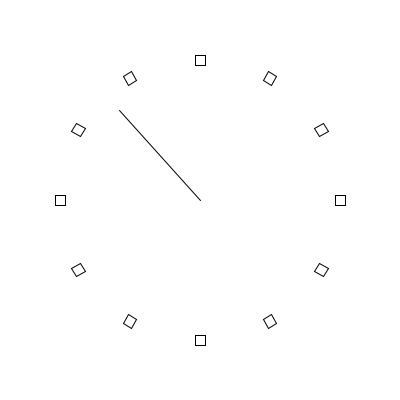
Frame 1 (no input)
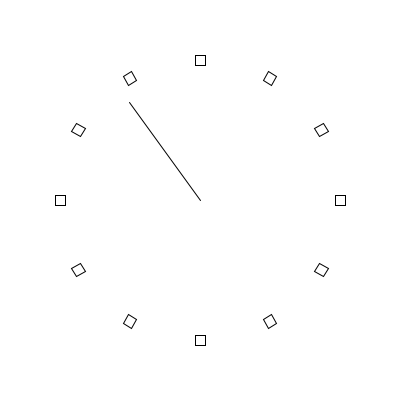
Frame 60 (the mouse pressed at the canvas centre just before this capture)
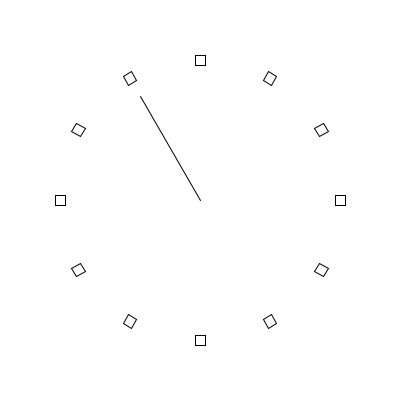
Frame 120 (the mouse held since frame 60 and released just before this capture)

The Processing sketch that drew these frames (run headless with seeded random() and noise(); from frame 60 on, the mouse is pressed at the canvas centre):

// Processing sketch: processing_62906
// ── processing_62906.pde

int num = 12;
int radiusKreis = 140;

int s = 0;

void setup() {
  size(400,400);
  rectMode(CENTER);
  
}

void draw() {
  background(255);
  translate(width/2, height/2);
  //translate(20, 70);
  for(int i = 0; i < num; i++) {
    pushMatrix();
      rotate(TWO_PI / num * i);
      translate(0, radiusKreis);
      rect(0,0,10,10); 
    popMatrix();

  }
  
  s = second();
  
  pushMatrix();
     rotate(TWO_PI / 60 * s);
     line(0,0,0, -120);
  popMatrix();
  
  
}
